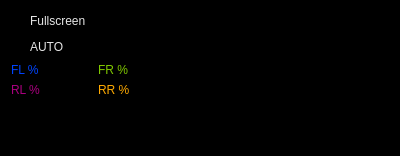
<?xml version="1.0" encoding="UTF-8"?>
<ui version="4.0">
 <class>Tires</class>
 <widget class="QWidget" name="Tires">
  <property name="geometry">
   <rect>
    <x>0</x>
    <y>0</y>
    <width>400</width>
    <height>156</height>
   </rect>
  </property>
  <property name="windowTitle">
   <string>Form</string>
  </property>
  <property name="styleSheet">
   <string notr="true">background-color: rgb(0, 0, 0);
color: rgb(230, 230, 230);
font: 57 16pt &quot;DINPro-Medium&quot;;</string>
  </property>
  <layout class="QVBoxLayout" name="verticalLayout">
   <item>
    <layout class="QHBoxLayout" name="horizontalLayout">
     <item>
      <layout class="QFormLayout" name="formLayout">
       <property name="sizeConstraint">
        <enum>QLayout::SetFixedSize</enum>
       </property>
       <item row="0" column="0">
        <widget class="QCheckBox" name="checkBox">
         <property name="styleSheet">
          <string notr="true">font: 10pt &quot;DINPro-Light&quot;;</string>
         </property>
         <property name="text">
          <string>Fullscreen</string>
         </property>
        </widget>
       </item>
       <item row="2" column="0">
        <widget class="QLabel" name="label">
         <property name="styleSheet">
          <string notr="true">font: 57 20pt &quot;DINPro-Medium&quot;;
color: rgb(0, 68, 255);</string>
         </property>
         <property name="text">
          <string>FL %</string>
         </property>
        </widget>
       </item>
       <item row="2" column="1">
        <widget class="QLabel" name="label_2">
         <property name="styleSheet">
          <string notr="true"> 
color: rgb(128, 200, 0);
font: 57 20pt &quot;DINPro-Medium&quot;;</string>
         </property>
         <property name="text">
          <string>FR %</string>
         </property>
        </widget>
       </item>
       <item row="3" column="0">
        <widget class="QLabel" name="label_3">
         <property name="styleSheet">
          <string notr="true">font: 57 20pt &quot;DINPro-Medium&quot;;
color: rgb(170, 0, 127);</string>
         </property>
         <property name="text">
          <string>RL %</string>
         </property>
        </widget>
       </item>
       <item row="3" column="1">
        <widget class="QLabel" name="label_4">
         <property name="styleSheet">
          <string notr="true">font: 57 20pt &quot;DINPro-Medium&quot;;
color: rgb(255, 170, 0);</string>
         </property>
         <property name="text">
          <string>RR %</string>
         </property>
        </widget>
       </item>
       <item row="1" column="0">
        <widget class="QCheckBox" name="checkBox_2">
         <property name="styleSheet">
          <string notr="true">font: 10pt &quot;DINPro-Light&quot;;</string>
         </property>
         <property name="text">
          <string>AUTO</string>
         </property>
        </widget>
       </item>
      </layout>
     </item>
    </layout>
   </item>
  </layout>
 </widget>
 <resources/>
 <connections/>
</ui>
